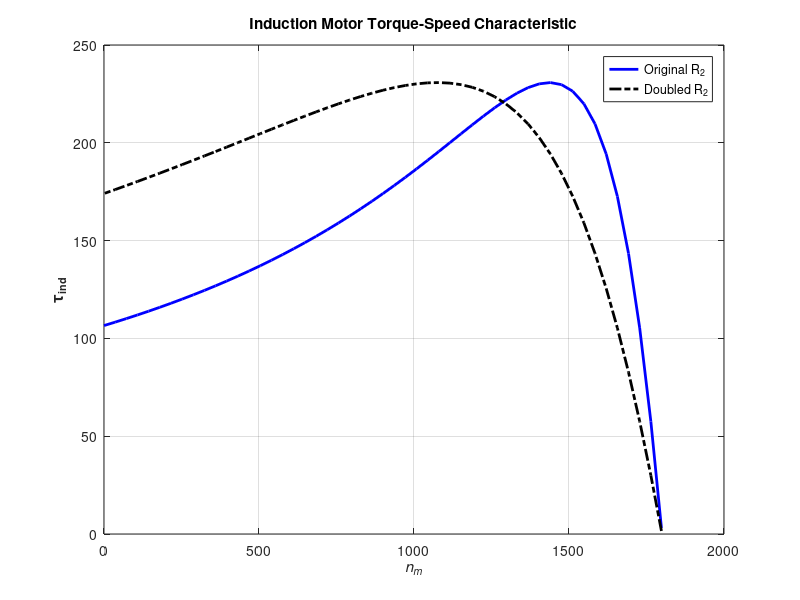

MATLAB code to generate this figure:
% M- file: torque_speed_curve.m
% M- file create a plot of the torque-speed curve of the 
% induction motor of Example 6- 5. 

% First, init i ali ze t he val ues needed in this program. 
r1 = 0.641; % Stator resist ance 
x1 = 1.106; % Stator reactance 
r2 = 0.332; % Rotor resistance 
x2 = 0.464; % Rotor reactance 
xm = 26.3; % Magnetizat i on branch reactance 
v_phase = 460 / sqrt(3); % phase voltage 相電壓
n_sync = 1800; % Synchronous speed (r/min) % 同步轉速
w_sync = 188.5; % Synchronous speed (rad/s) % 同步角速度

% Calculate the Thevenin voltage and impedance f rom Equations 
% 6-41a and 6- 43 . 
v_th = v_phase * (xm / sqrt(r1^2 + (x1 + xm)^2 )) ; % 戴維寧等效電歷
z_th = ((1j*xm) * (r1 + 1j *x1)) / (r1 + 1j * (x1 + xm)); % 戴維寧等效電抗
r_th = real(z_th); % 戴維寧等效電路（實部）
x_th = imag(z_th); % 戴維寧等效電路（虚部）
 
% Now calculate the torque- speed characteristic for many 
% slips between 0 and 1. Note that the first sl i p value 
% is set t o 0. 001 instead of exactly 0 to avoid divide
% by-zero problems. 
% Now calculate the torque-speed characteristic 計算鱄矩-轉速特性
s = (0:1:50) /50; % 滑差範圍
s(1) = 0.001; % 設定第一個滑差值為0.901取代e以避免程式發散
nm = (1 - s) * n_sync; % Mechanical speed 

% Calculate torque for original rotor resistance
t_ind1 = zeros(1, 51);
for ii = 1:51
    t_ind1(ii) = (3 * v_th^2 * r2 / s(ii)) / ... 
        (w_sync * ((r_th + r2 / s(ii))^2 + (x_th + x2)^2 ));
end

% Calculate torque for doubled rotor resistance 
t_ind2 = zeros(1, 51);
for ii = 1:51
    t_ind2(ii) = (3 * v_th^2 * (2 * r2) / s(ii)) / ... 
        (w_sync * ((r_th + (2 * r2) / s(ii))^2 + (x_th + x2)^2));
end 
% Plot the torque-speed curve 
plot(nm, t_ind1, 'Color', 'b', 'LineWidth', 2.0); 
hold on; 
plot(nm, t_ind2, 'Color', 'k', 'LineWidth', 2.0, 'LineStyle', '-.'); 
xlabel('\bf\itn_{m}'); 
ylabel('\bf\tau_{ind}'); 
title('\bfInduction Motor Torque-Speed Characteristic'); 
legend('Original R_{2}', 'Doubled R_{2}'); 
grid on;
hold